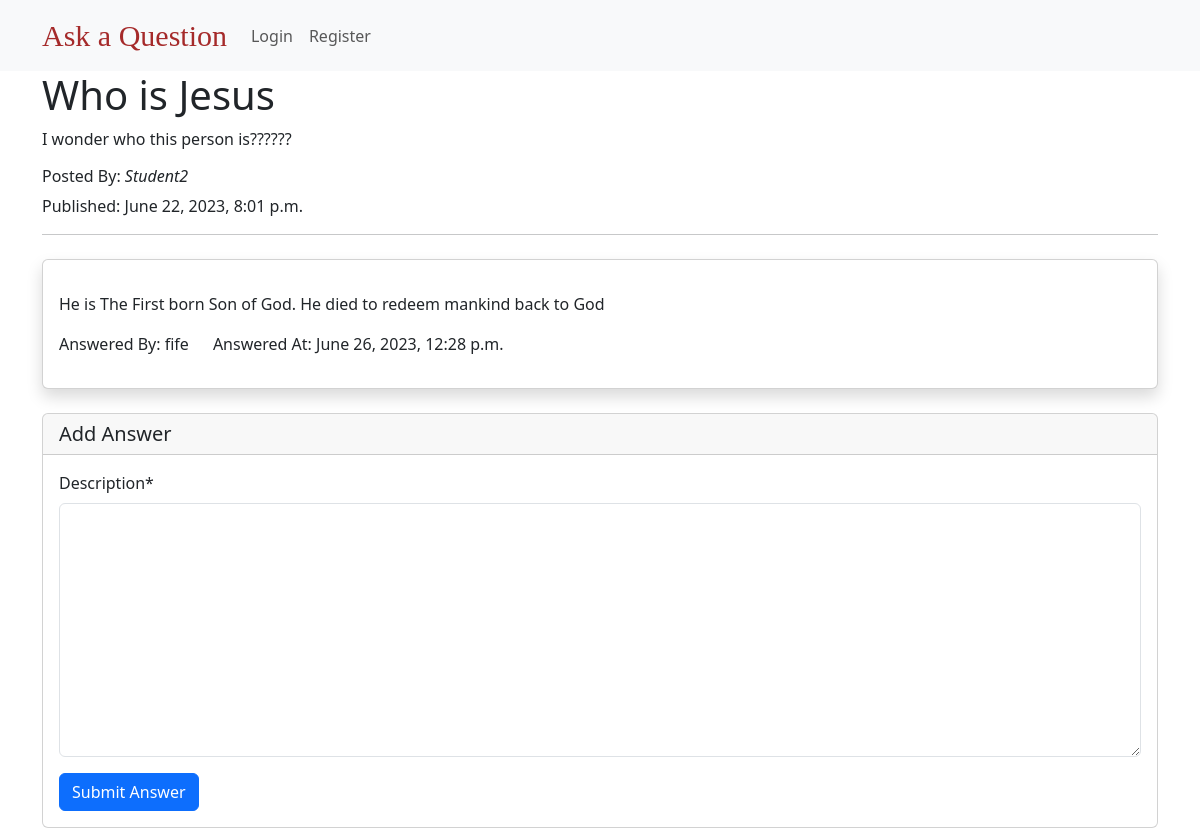
Before: /question/who-is-jesus/ with the older database file.
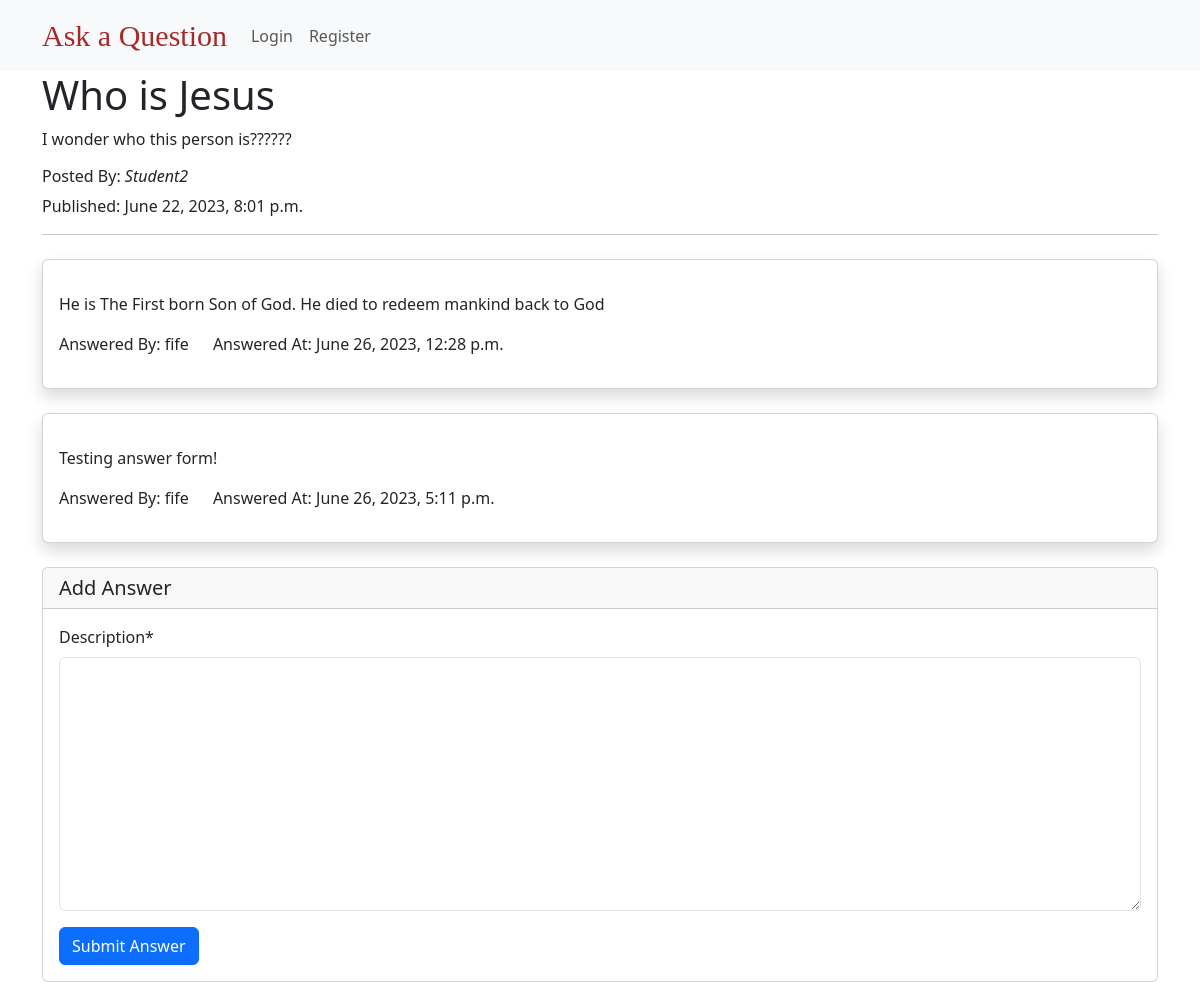
After: the same page with the newer database file.
### questions/models.py (models this page shows, shortened)
class Answer(models.Model):
    created_at = models.DateTimeField(auto_now_add=True)
    description = models.TextField()
    question = models.ForeignKey(Question, on_delete=models.CASCADE,
                                 related_name="answers")
    author = models.ForeignKey(settings.AUTH_USER_MODEL,
                               on_delete=models.CASCADE)

### users/models.py (models this page shows)
class CustomUser(AbstractUser):
    pass

### questions/views.py (the view)
# urls.py: path('question/<slug:slug>/', question_details, name='qdetails'),
def question_details(request, slug):
    question = get_object_or_404(Question, slug=slug)
    answer_list = Answer.objects.filter(question=question)
    if request.method == "POST":
        form = AnswerForm(request.POST)
        if form.is_valid():
            answer = form.save(commit=False)
            answer.question = question
            answer.author = request.user
            answer = form.save()
            return redirect('qdetails', slug=question.slug)
    else:
        form = AnswerForm()
    return render(request, 'QDetails.html', {'question': question, 'answer_list': answer_list, 'form': form})

### questions/forms.py
class AnswerForm(forms.ModelForm):
    class Meta:
        model = Answer
        fields = ['description']

### templates/QDetails.html (shortened to what this page needs)
{% extends 'base.html' %}
{% load crispy_forms_tags%}
{% block body %}
    <div class="container">
        <h1>{{ question.title }}</h1>
        <p>{{ question.body }}</p>
        <h6>Posted By: <i>{{ question.author }} </i></h6>
        <p>Published: {{ question.created_at  }}</p>
        <hr>
    </div>
    <div class="container">
        {% for answers in answer_list %}
            <div class="card mt-4 py-3 shadow">
                <div class="card-body">
                    <p class="card-text">{{answers.description}}</p>
                    <div class="row">
                        <div class="col col-md-auto">
                            Answered By: {{ answers.author.username }}
                        </div>
                        <div class="col col-md-auto">
                            Answered At: {{ answers.created_at}}
                        </div>
                    </div>
                </div>
            </div>
        {% endfor %}
    </div>
    <div class="container">
        <div class="card mt-4">
            <form method="post" novalidate>
                <h5 class="card-header">Add Answer</h5>
                <div class="card-body">
                    {{ form|crispy }}
                    <input type="submit" value="Submit Answer" class="btn btn-primary">
                </div>
            </form>
        </div>
    </div>
{% endblock  %}

Changed rows visible on the page:
added Answer: description "Testing answer form!", author.username "fife", created_at "June 26, 2023, 5:11 p.m."
